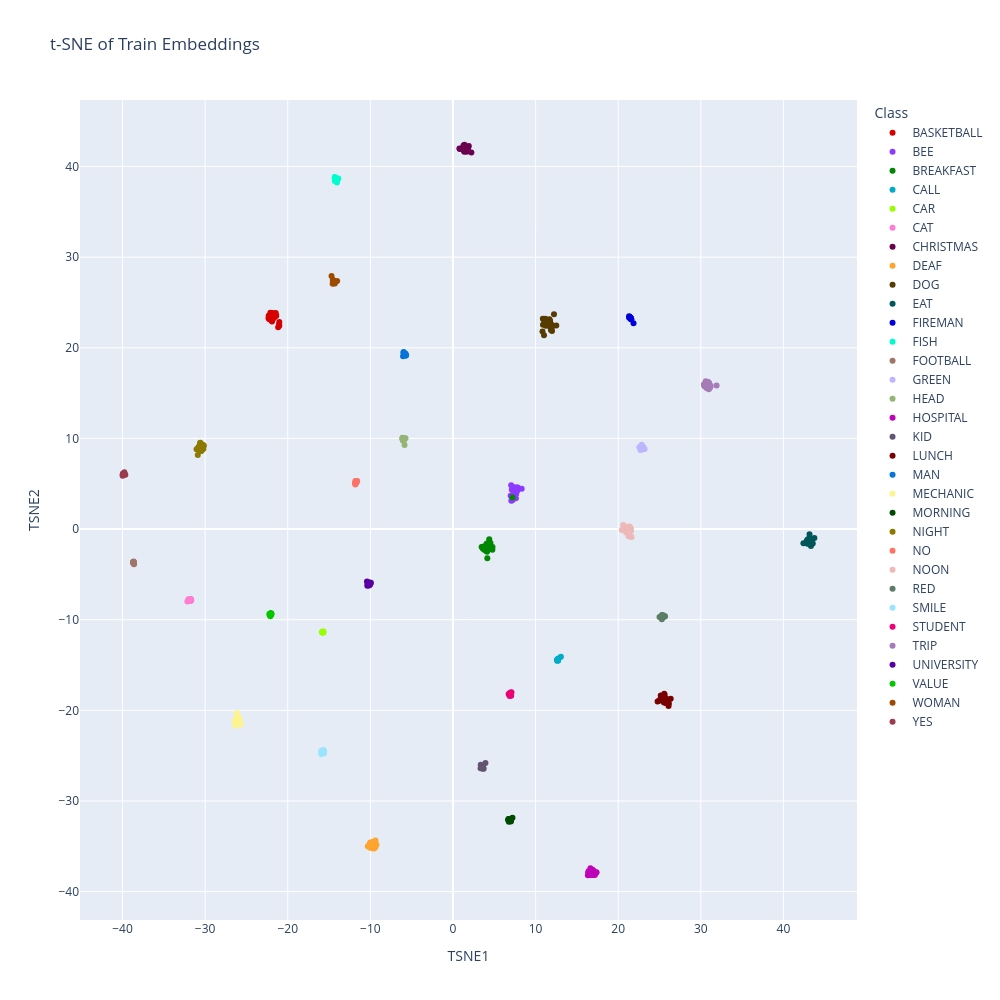

Write notebook code for a chart like this one.
### Code cell
embeddings = train["embeddings"]
labels = train["labels"]
id_to_label = train["id_to_label"]

class_names = [id_to_label[label] for label in labels]

tsne = TSNE(
    n_components=2,
    perplexity=30,
    learning_rate="auto",
    init="pca",
    random_state=42
)

embeddings_2d = tsne.fit_transform(embeddings)

df = pd.DataFrame({
    "TSNE1": embeddings_2d[:, 0],
    "TSNE2": embeddings_2d[:, 1],
    "Class": class_names
})

palette_32 = cc.glasbey[:32]

fig = px.scatter(
    df,
    x="TSNE1",
    y="TSNE2",
    color="Class",
    title="t-SNE of Train Embeddings",
    width=1000,
    height=1000,
    color_discrete_sequence=palette_32
)

fig.show()

### Figure 1 — Plotly figure (JSON) as saved in the notebook; plotly's stock layout.template omitted (floating-point values rounded to 4 significant figures)
{"data": [{"hovertemplate": "Class=BASKETBALL<br>TSNE1=%{x}<br>TSNE2=%{y}<extra></extra>", "legendgroup": "BASKETBALL", "marker": {"color": "#d60000", "symbol": "circle"}, "mode": "markers", "name": "BASKETBALL", "orientation": "v", "showlegend": true, "type": "scatter", "x": [-21.03, -21.69, -21.64, -22.33, -22.0, -22.31, -21.03, -21.79, -21.87, -22.23, -21.75, -22.08, -21.68, -22.05, -21.81, -21.56, -21.93, -22.1, -21.97, -21.97, -21.91, -21.39, -21.78, -21.05, -21.16, -22.1, -21.69, -22.0, -21.78, -21.88, -22.21, -21.56, -21.42, -21.47], "xaxis": "x", "y": [22.44, 23.43, 23.37, 23.27, 23.07, 23.53, 22.84, 23.75, 23.53, 23.16, 23.24, 23.29, 23.78, 23.38, 23.75, 23.74, 23.84, 23.88, 23.48, 23.72, 22.89, 23.53, 23.45, 22.59, 22.26, 23.64, 23.65, 23.03, 23.53, 23.14, 23.37, 23.43, 23.62, 23.85], "yaxis": "y"}, {"hovertemplate": "Class=BEE<br>TSNE1=%{x}<br>TSNE2=%{y}<extra></extra>", "legendgroup": "BEE", "marker": {"color": "#8c3bff", "symbol": "circle"}, "mode": "markers", "name": "BEE", "orientation": "v", "showlegend": true, "type": "scatter", "x": [7.043, 7.058, 7.576, 7.7, 8.311, 7.411, 7.617, 7.474, 7.72, 7.29, 7.523, 7.614, 7.654, 7.432, 7.186, 7.258, 7.379, 7.285, 7.377, 7.317, 7.848, 7.385, 7.567, 7.792, 7.745, 7.346, 7.114, 7.528, 6.981, 7.627], "xaxis": "x", "y": [4.832, 3.135, 4.149, 4.205, 4.451, 3.364, 4.146, 4.174, 4.448, 3.807, 4.325, 3.396, 3.891, 4.029, 3.17, 4.645, 4.028, 3.691, 4.386, 3.716, 4.563, 3.789, 4.417, 4.257, 4.611, 4.591, 4.325, 4.469, 3.672, 4.52], "yaxis": "y"}, {"hovertemplate": "Class=BREAKFAST<br>TSNE1=%{x}<br>TSNE2=%{y}<extra></extra>", "legendgroup": "BREAKFAST", "marker": {"color": "#018700", "symbol": "circle"}, "mode": "markers", "name": "BREAKFAST", "orientation": "v", "showlegend": true, "type": "scatter", "x": [3.88, 4.253, 3.634, 4.388, 7.208, 3.677, 4.17, 4.018, 4.385, 4.107, 4.067, 4.136, 3.58, 4.536, 4.103, 3.465, 4.158, 4.184, 4.112, 4.104, 4.783, 4.767, 3.813, 3.643, 4.071, 3.653, 4.269, 4.123, 4.361, 4.079], "xaxis": "x", "y": [-2.041, -2.088, -2.18, -1.776, 3.473, -1.963, -2.184, -1.716, -1.12, -2.497, -2.247, -2.276, -1.962, -1.545, -1.581, -1.977, -3.222, -2.195, -2.256, -2.384, -1.979, -2.291, -2.306, -2.025, -2.411, -2.159, -2.279, -2.25, -1.966, -2.218], "yaxis": "y"}, {"hovertemplate": "Class=CALL<br>TSNE1=%{x}<br>TSNE2=%{y}<extra></extra>", "legendgroup": "CALL", "marker": {"color": "#00acc6", "symbol": "circle"}, "mode": "markers", "name": "CALL", "orientation": "v", "showlegend": true, "type": "scatter", "x": [12.68, 12.66, 12.81, 12.64, 12.64, 12.66, 12.67, 12.67, 12.66, 12.64, 12.69, 12.72, 12.65, 12.66, 12.66, 12.7, 12.66, 12.65, 13.07, 12.66, 12.6, 12.66], "xaxis": "x", "y": [-14.36, -14.39, -14.24, -14.43, -14.4, -14.4, -14.38, -14.39, -14.39, -14.39, -14.38, -14.53, -14.4, -14.4, -14.41, -14.35, -14.4, -14.41, -14.09, -14.4, -14.54, -14.39], "yaxis": "y"}, {"hovertemplate": "Class=CAR<br>TSNE1=%{x}<br>TSNE2=%{y}<extra></extra>", "legendgroup": "CAR", "marker": {"color": "#97ff00", "symbol": "circle"}, "mode": "markers", "name": "CAR", "orientation": "v", "showlegend": true, "type": "scatter", "x": [-15.72, -15.74, -15.75, -15.73, -15.83, -15.86, -15.71, -15.73, -15.72, -15.72, -15.76, -15.74, -15.77, -15.72, -15.74, -15.73, -15.71, -15.74, -15.71, -15.73, -15.7, -15.78], "xaxis": "x", "y": [-11.35, -11.38, -11.38, -11.34, -11.4, -11.37, -11.29, -11.35, -11.33, -11.35, -11.37, -11.4, -11.4, -11.36, -11.35, -11.38, -11.35, -11.38, -11.38, -11.33, -11.39, -11.34], "yaxis": "y"}, {"hovertemplate": "Class=CAT<br>TSNE1=%{x}<br>TSNE2=%{y}<extra></extra>", "legendgroup": "CAT", "marker": {"color": "#ff7ed1", "symbol": "circle"}, "mode": "markers", "name": "CAT", "orientation": "v", "showlegend": true, "type": "scatter", "x": [-31.83, -31.77, -31.83, -31.7, -31.76, -31.9, -31.78, -31.77, -31.82, -31.78, -32.03, -31.79, -31.73, -31.69, -31.74, -31.76, -31.88, -31.84, -31.87, -31.85, -31.75, -31.74, -31.84, -32.16], "xaxis": "x", "y": [-7.809, -7.831, -7.904, -7.847, -7.753, -7.836, -7.705, -7.757, -7.874, -7.926, -7.756, -7.944, -7.793, -7.828, -7.772, -7.779, -7.871, -7.807, -7.795, -7.938, -7.852, -7.768, -7.792, -7.991], "yaxis": "y"}, {"hovertemplate": "Class=CHRISTMAS<br>TSNE1=%{x}<br>TSNE2=%{y}<extra></extra>", "legendgroup": "CHRISTMAS", "marker": {"color": "#6b004f", "symbol": "circle"}, "mode": "markers", "name": "CHRISTMAS", "orientation": "v", "showlegend": true, "type": "scatter", "x": [0.7754, 1.838, 1.607, 2.228, 1.51, 1.307, 1.393, 1.359, 1.288, 1.412, 0.8294, 1.104, 1.797, 1.476, 1.349, 1.274, 1.914, 1.271, 1.407, 1.447, 1.393, 1.33, 1.659, 1.779, 1.585, 1.315, 1.696, 1.463, 1.49, 1.37], "xaxis": "x", "y": [42.0, 42.07, 42.14, 41.54, 41.78, 42.15, 42.02, 41.63, 41.9, 41.79, 41.93, 42.0, 42.06, 41.73, 42.13, 41.96, 42.26, 42.32, 41.9, 41.71, 42.4, 41.78, 41.63, 42.1, 42.1, 42.11, 42.14, 42.12, 41.73, 41.7], "yaxis": "y"}, {"hovertemplate": "Class=DEAF<br>TSNE1=%{x}<br>TSNE2=%{y}<extra></extra>", "legendgroup": "DEAF", "marker": {"color": "#ffa52f", "symbol": "circle"}, "mode": "markers", "name": "DEAF", "orientation": "v", "showlegend": true, "type": "scatter", "x": [-9.644, -9.967, -9.339, -9.739, -9.908, -9.567, -9.825, -9.263, -9.584, -9.544, -9.826, -10.01, -9.917, -9.759, -10.1, -10.31, -9.909, -9.393, -10.1, -10.01, -9.386, -9.708, -9.727, -9.692, -9.659, -9.805, -9.755, -9.765, -9.826, -9.633], "xaxis": "x", "y": [-35.13, -34.86, -34.81, -35.07, -34.76, -35.09, -35.15, -34.84, -34.56, -35.25, -34.71, -34.58, -34.79, -35.21, -34.74, -35.0, -35.14, -35.12, -35.07, -35.15, -34.37, -35.08, -34.64, -34.9, -34.56, -35.11, -35.09, -34.53, -35.11, -34.58], "yaxis": "y"}, {"hovertemplate": "Class=DOG<br>TSNE1=%{x}<br>TSNE2=%{y}<extra></extra>", "legendgroup": "DOG", "marker": {"color": "#573b00", "symbol": "circle"}, "mode": "markers", "name": "DOG", "orientation": "v", "showlegend": true, "type": "scatter", "x": [11.54, 11.8, 12.06, 12.5, 11.3, 11.59, 11.66, 11.74, 11.38, 11.22, 11.83, 11.31, 11.13, 11.83, 11.67, 11.66, 11.46, 11.05, 11.36, 10.89, 11.8, 10.88, 11.8, 11.99, 11.74, 11.18, 10.84, 11.86, 11.64, 11.65, 11.94, 11.02, 12.22, 11.54, 11.59], "xaxis": "x", "y": [22.73, 22.68, 22.42, 22.46, 22.65, 22.77, 23.15, 22.87, 22.7, 22.45, 22.58, 22.85, 22.61, 22.66, 22.7, 23.02, 22.82, 22.97, 22.5, 22.53, 22.45, 23.19, 22.52, 21.85, 23.01, 23.21, 21.79, 21.96, 22.41, 22.73, 22.19, 21.39, 23.69, 22.7, 22.8], "yaxis": "y"}, {"hovertemplate": "Class=EAT<br>TSNE1=%{x}<br>TSNE2=%{y}<extra></extra>", "legendgroup": "EAT", "marker": {"color": "#005659", "symbol": "circle"}, "mode": "markers", "name": "EAT", "orientation": "v", "showlegend": true, "type": "scatter", "x": [43.1, 43.33, 42.85, 43.43, 43.75, 42.88, 42.78, 42.85, 43.4, 43.4, 43.55, 42.82, 43.16, 43.28, 43.48, 43.34, 43.06, 42.97, 43.45, 42.42, 43.28, 43.15, 43.01, 43.13, 43.26, 43.01, 42.89, 42.99, 43.1, 43.27], "xaxis": "x", "y": [-1.23, -1.868, -1.24, -1.48, -0.9735, -1.586, -1.559, -1.482, -1.305, -1.198, -1.586, -1.359, -0.5785, -1.36, -1.509, -1.136, -1.335, -1.295, -1.151, -1.578, -1.429, -1.162, -1.511, -1.36, -1.645, -1.633, -1.299, -1.108, -1.229, -1.192], "yaxis": "y"}, {"hovertemplate": "Class=FIREMAN<br>TSNE1=%{x}<br>TSNE2=%{y}<extra></extra>", "legendgroup": "FIREMAN", "marker": {"color": "#0000dd", "symbol": "circle"}, "mode": "markers", "name": "FIREMAN", "orientation": "v", "showlegend": true, "type": "scatter", "x": [21.44, 21.85, 21.37, 21.55, 21.43, 21.57, 21.58, 21.32, 21.44, 21.33, 21.45, 21.49, 21.46, 21.39, 21.49, 21.46, 21.52, 21.54, 21.51, 21.5, 21.56, 21.45, 21.37], "xaxis": "x", "y": [23.33, 22.71, 23.4, 23.14, 23.34, 23.14, 23.14, 23.48, 23.3, 23.33, 23.3, 23.26, 23.3, 23.33, 23.29, 23.3, 23.23, 23.21, 23.24, 23.25, 23.2, 23.33, 23.42], "yaxis": "y"}, {"hovertemplate": "Class=FISH<br>TSNE1=%{x}<br>TSNE2=%{y}<extra></extra>", "legendgroup": "FISH", "marker": {"color": "#00fdcf", "symbol": "circle"}, "mode": "markers", "name": "FISH", "orientation": "v", "showlegend": true, "type": "scatter", "x": [-14.2, -14.27, -13.88, -13.97, -14.05, -14.32, -14.24, -14.24, -14.05, -14.29, -14.31, -14.23, -14.26, -14.29, -14.21, -14.22, -14.24, -14.24, -14.3, -14.27, -14.26, -14.3, -14.23, -14.26], "xaxis": "x", "y": [38.64, 38.62, 38.67, 38.64, 38.24, 38.71, 38.61, 38.63, 38.38, 38.54, 38.84, 38.71, 38.64, 38.68, 38.64, 38.64, 38.67, 38.65, 38.41, 38.65, 38.65, 38.7, 38.63, 38.66], "yaxis": "y"}, {"hovertemplate": "Class=FOOTBALL<br>TSNE1=%{x}<br>TSNE2=%{y}<extra></extra>", "legendgroup": "FOOTBALL", "marker": {"color": "#a17569", "symbol": "circle"}, "mode": "markers", "name": "FOOTBALL", "orientation": "v", "showlegend": true, "type": "scatter", "x": [-38.67, -38.67, -38.69, -38.63, -38.6, -38.69, -38.69, -38.63, -38.64, -38.63, -38.65, -38.65, -38.65, -38.64, -38.66, -38.62, -38.69, -38.64, -38.69, -38.68, -38.63, -38.72, -38.64], "xaxis": "x", "y": [-3.646, -3.739, -3.676, -3.712, -3.796, -3.677, -3.679, -3.747, -3.73, -3.749, -3.725, -3.742, -3.731, -3.718, -3.588, -3.876, -3.64, -3.731, -3.723, -3.718, -3.759, -3.661, -3.774], "yaxis": "y"}, {"hovertemplate": "Class=GREEN<br>TSNE1=%{x}<br>TSNE2=%{y}<extra></extra>", "legendgroup": "GREEN", "marker": {"color": "#bcb6ff", "symbol": "circle"}, "mode": "markers", "name": "GREEN", "orientation": "v", "showlegend": true, "type": "scatter", "x": [22.84, 22.97, 22.96, 22.98, 22.91, 22.95, 22.91, 22.69, 22.92, 22.91, 22.96, 22.96, 23.0, 22.95, 22.88, 22.55, 22.82, 22.93, 22.94, 22.74, 23.2, 22.98, 23.01, 22.96], "xaxis": "x", "y": [9.307, 9.051, 9.057, 9.004, 9.005, 8.96, 8.912, 8.729, 9.055, 8.951, 8.86, 8.796, 9.058, 8.88, 9.026, 9.024, 9.14, 8.847, 9.134, 9.067, 8.822, 9.005, 8.817, 8.862], "yaxis": "y"}, {"hovertemplate": "Class=HEAD<br>TSNE1=%{x}<br>TSNE2=%{y}<extra></extra>", "legendgroup": "HEAD", "marker": {"color": "#95b577", "symbol": "circle"}, "mode": "markers", "name": "HEAD", "orientation": "v", "showlegend": true, "type": "scatter", "x": [-5.993, -6.055, -6.092, -6.015, -6.004, -6.004, -6.086, -5.919, -6.047, -6.028, -6.042, -6.029, -6.094, -6.035, -6.128, -6.011, -5.836, -5.865, -5.75, -6.011, -6.112, -6.033, -6.025, -6.037], "xaxis": "x", "y": [9.773, 9.947, 10.04, 9.956, 9.823, 9.939, 9.888, 9.855, 9.944, 9.944, 9.94, 9.874, 9.976, 9.86, 9.943, 10.01, 10.01, 9.275, 10.01, 9.772, 10.07, 10.03, 9.942, 9.747], "yaxis": "y"}, {"hovertemplate": "Class=HOSPITAL<br>TSNE1=%{x}<br>TSNE2=%{y}<extra></extra>", "legendgroup": "HOSPITAL", "marker": {"color": "#bf03b8", "symbol": "circle"}, "mode": "markers", "name": "HOSPITAL", "orientation": "v", "showlegend": true, "type": "scatter", "x": [16.97, 16.5, 16.65, 16.85, 16.72, 16.88, 16.53, 16.61, 16.61, 16.74, 16.55, 16.59, 16.62, 16.59, 16.42, 17.17, 16.84, 16.51, 16.33, 16.63, 17.36, 17.36, 16.45, 16.64, 17.18, 16.98, 16.59, 16.37, 16.61, 16.61], "xaxis": "x", "y": [-37.65, -38.06, -37.72, -38.04, -37.89, -37.58, -38.03, -38.09, -37.79, -38.18, -37.99, -38.06, -38.1, -38.13, -37.8, -38.17, -37.8, -38.11, -38.2, -37.81, -37.89, -37.86, -37.72, -37.42, -38.06, -38.17, -37.83, -37.87, -37.78, -38.15], "yaxis": "y"}, {"hovertemplate": "Class=KID<br>TSNE1=%{x}<br>TSNE2=%{y}<extra></extra>", "legendgroup": "KID", "marker": {"color": "#645474", "symbol": "circle"}, "mode": "markers", "name": "KID", "orientation": "v", "showlegend": true, "type": "scatter", "x": [3.614, 3.653, 3.645, 3.609, 3.6, 3.616, 3.608, 3.61, 3.6, 3.594, 3.714, 3.636, 3.608, 3.613, 3.643, 3.63, 3.628, 3.356, 3.499, 3.625, 3.52, 3.338, 3.927], "xaxis": "x", "y": [-26.36, -26.33, -26.34, -26.35, -26.37, -26.38, -26.34, -26.34, -26.37, -26.38, -26.44, -26.4, -26.38, -26.21, -26.37, -26.32, -26.35, -25.99, -26.25, -26.34, -26.43, -26.4, -25.82], "yaxis": "y"}, {"hovertemplate": "Class=LUNCH<br>TSNE1=%{x}<br>TSNE2=%{y}<extra></extra>", "legendgroup": "LUNCH", "marker": {"color": "#790000", "symbol": "circle"}, "mode": "markers", "name": "LUNCH", "orientation": "v", "showlegend": true, "type": "scatter", "x": [25.76, 25.92, 25.09, 26.35, 25.56, 24.9, 25.61, 25.15, 25.81, 25.84, 25.54, 25.96, 25.74, 24.77, 25.75, 26.1, 25.99, 25.57, 25.83, 25.84, 25.79, 25.77, 25.82, 26.05, 25.77, 26.13, 25.74, 25.97, 25.92], "xaxis": "x", "y": [-19.15, -19.02, -18.77, -18.72, -19.1, -18.98, -18.29, -18.36, -18.99, -19.03, -19.14, -19.17, -18.94, -19.03, -18.94, -19.51, -19.2, -18.17, -19.17, -18.91, -18.96, -19.17, -18.98, -19.09, -18.67, -19.26, -18.96, -19.15, -18.94], "yaxis": "y"}, {"hovertemplate": "Class=MAN<br>TSNE1=%{x}<br>TSNE2=%{y}<extra></extra>", "legendgroup": "MAN", "marker": {"color": "#0774d8", "symbol": "circle"}, "mode": "markers", "name": "MAN", "orientation": "v", "showlegend": true, "type": "scatter", "x": [-5.94, -5.794, -5.753, -5.902, -6.044, -5.815, -5.786, -5.871, -5.8, -5.893, -6.003, -5.895, -5.747, -5.939, -5.872, -5.97, -5.914, -5.911, -5.675, -5.728, -5.807, -5.86, -5.848, -5.72], "xaxis": "x", "y": [19.3, 19.2, 19.12, 19.39, 19.07, 19.29, 19.19, 19.37, 19.37, 19.27, 19.49, 19.34, 19.23, 19.36, 19.3, 19.53, 19.38, 19.37, 19.18, 19.32, 19.29, 19.24, 19.3, 19.19], "yaxis": "y"}, {"hovertemplate": "Class=MECHANIC<br>TSNE1=%{x}<br>TSNE2=%{y}<extra></extra>", "legendgroup": "MECHANIC", "marker": {"color": "#fdf490", "symbol": "circle"}, "mode": "markers", "name": "MECHANIC", "orientation": "v", "showlegend": true, "type": "scatter", "x": [-26.07, -26.26, -26.24, -26.31, -26.16, -26.28, -25.71, -26.17, -25.89, -26.25, -25.85, -26.16, -26.0, -26.32, -26.36, -26.31, -26.28, -25.91, -26.05, -25.95, -25.97, -26.0, -26.26, -26.11, -25.85, -25.91, -25.88, -25.83, -26.43, -26.37], "xaxis": "x", "y": [-20.73, -21.08, -21.32, -21.2, -21.4, -21.09, -21.58, -20.29, -21.12, -21.39, -21.38, -20.86, -21.31, -20.95, -21.7, -21.16, -21.31, -20.89, -20.82, -21.09, -21.35, -21.11, -21.5, -21.13, -21.08, -21.32, -20.79, -20.96, -21.17, -21.15], "yaxis": "y"}, {"hovertemplate": "Class=MORNING<br>TSNE1=%{x}<br>TSNE2=%{y}<extra></extra>", "legendgroup": "MORNING", "marker": {"color": "#004b00", "symbol": "circle"}, "mode": "markers", "name": "MORNING", "orientation": "v", "showlegend": true, "type": "scatter", "x": [6.896, 7.001, 6.728, 6.941, 6.713, 6.839, 6.944, 6.924, 6.937, 6.705, 6.737, 6.903, 6.909, 6.916, 6.734, 6.958, 7.004, 6.857, 6.974, 6.748, 7.201, 6.763, 6.993, 7.012], "xaxis": "x", "y": [-32.19, -32.0, -32.03, -32.18, -32.16, -32.15, -32.07, -32.12, -32.07, -32.02, -32.14, -32.18, -32.15, -32.09, -32.1, -32.14, -32.28, -32.19, -32.21, -32.0, -31.86, -32.28, -32.15, -31.97], "yaxis": "y"}, {"hovertemplate": "Class=NIGHT<br>TSNE1=%{x}<br>TSNE2=%{y}<extra></extra>", "legendgroup": "NIGHT", "marker": {"color": "#8e7900", "symbol": "circle"}, "mode": "markers", "name": "NIGHT", "orientation": "v", "showlegend": true, "type": "scatter", "x": [-30.77, -30.8, -30.37, -30.73, -30.62, -30.54, -30.61, -30.15, -30.8, -30.41, -30.42, -30.62, -30.48, -30.46, -30.25, -30.61, -30.65, -30.49, -30.46, -30.39, -30.72, -30.59, -30.81, -30.22, -30.55, -30.89, -30.77, -31.04, -30.53, -30.89], "xaxis": "x", "y": [9.027, 8.99, 8.905, 9.028, 8.824, 8.88, 9.479, 9.201, 9.023, 9.352, 8.779, 8.666, 9.061, 8.617, 9.28, 8.778, 9.118, 9.035, 8.627, 8.976, 9.139, 9.528, 8.967, 8.823, 8.748, 8.913, 8.829, 8.814, 9.271, 8.183], "yaxis": "y"}, {"hovertemplate": "Class=NO<br>TSNE1=%{x}<br>TSNE2=%{y}<extra></extra>", "legendgroup": "NO", "marker": {"color": "#ff7266", "symbol": "circle"}, "mode": "markers", "name": "NO", "orientation": "v", "showlegend": true, "type": "scatter", "x": [-11.79, -11.79, -11.75, -11.74, -11.82, -11.77, -11.63, -11.82, -11.76, -11.74, -11.8, -11.78, -11.76, -11.8, -11.65, -11.79, -11.82, -11.84, -11.8, -11.8, -11.78, -11.78, -11.6], "xaxis": "x", "y": [5.052, 5.061, 5.221, 5.161, 4.93, 5.135, 5.293, 5.298, 5.105, 5.187, 5.064, 5.085, 5.127, 5.053, 5.268, 5.041, 5.108, 5.034, 5.098, 5.071, 5.08, 5.053, 5.263], "yaxis": "y"}, {"hovertemplate": "Class=NOON<br>TSNE1=%{x}<br>TSNE2=%{y}<extra></extra>", "legendgroup": "NOON", "marker": {"color": "#edb8b8", "symbol": "circle"}, "mode": "markers", "name": "NOON", "orientation": "v", "showlegend": true, "type": "scatter", "x": [20.86, 21.35, 21.5, 21.41, 21.07, 20.61, 21.12, 20.43, 21.54, 21.46, 21.53, 21.25, 21.13, 21.09, 21.02, 21.34, 21.4, 21.23, 20.96, 21.15, 21.41, 21.4, 21.26, 21.26, 21.39, 21.62, 21.36, 21.11, 21.29], "xaxis": "x", "y": [-0.203, -0.08377, -0.1792, -0.1519, -0.2073, 0.4598, 0.1324, -0.1051, 0.06826, -0.1001, -0.2024, -0.3503, 0.02133, 0.02346, 0.06896, -0.4049, -0.06667, -0.4176, -0.3836, 0.2502, -0.28, 0.03088, -0.03556, -0.7869, 0.2688, -0.8652, -0.05038, -0.009648, -0.2874], "yaxis": "y"}, {"hovertemplate": "Class=RED<br>TSNE1=%{x}<br>TSNE2=%{y}<extra></extra>", "legendgroup": "RED", "marker": {"color": "#5d7e66", "symbol": "circle"}, "mode": "markers", "name": "RED", "orientation": "v", "showlegend": true, "type": "scatter", "x": [25.64, 25.42, 25.49, 25.44, 25.25, 25.66, 25.28, 25.42, 25.53, 25.55, 25.42, 25.31, 25.49, 25.44, 25.4, 25.41, 25.5, 25.28, 25.32, 25.46, 25.0, 25.37, 25.41, 25.4], "xaxis": "x", "y": [-9.606, -9.672, -9.612, -9.628, -9.551, -9.66, -9.732, -9.589, -9.613, -9.616, -9.61, -9.495, -9.599, -9.698, -9.584, -9.575, -9.641, -9.95, -9.632, -9.639, -9.704, -9.49, -9.668, -9.687], "yaxis": "y"}, {"hovertemplate": "Class=SMILE<br>TSNE1=%{x}<br>TSNE2=%{y}<extra></extra>", "legendgroup": "SMILE", "marker": {"color": "#9ae4ff", "symbol": "circle"}, "mode": "markers", "name": "SMILE", "orientation": "v", "showlegend": true, "type": "scatter", "x": [-15.81, -15.85, -15.82, -15.79, -15.87, -15.87, -15.79, -15.89, -15.76, -15.83, -15.8, -15.64, -15.86, -15.8, -15.6, -15.78, -15.85, -15.93, -15.86, -15.68, -15.95, -15.9, -15.88, -15.81], "xaxis": "x", "y": [-24.44, -24.58, -24.53, -24.51, -24.61, -24.54, -24.42, -24.62, -24.51, -24.67, -24.46, -24.41, -24.54, -24.67, -24.73, -24.64, -24.48, -24.84, -24.54, -24.48, -24.48, -24.63, -24.59, -24.62], "yaxis": "y"}, {"hovertemplate": "Class=STUDENT<br>TSNE1=%{x}<br>TSNE2=%{y}<extra></extra>", "legendgroup": "STUDENT", "marker": {"color": "#eb0077", "symbol": "circle"}, "mode": "markers", "name": "STUDENT", "orientation": "v", "showlegend": true, "type": "scatter", "x": [7.076, 6.992, 6.999, 6.735, 6.934, 6.916, 7.024, 6.913, 6.908, 6.942, 6.922, 6.958, 6.945, 6.943, 6.849, 6.8, 6.854, 6.966, 6.91, 6.936, 7.038, 6.968, 6.942], "xaxis": "x", "y": [-18.02, -18.24, -18.31, -18.2, -18.24, -18.06, -18.32, -18.19, -18.19, -18.26, -18.27, -18.22, -18.21, -18.23, -18.26, -18.22, -18.43, -18.07, -18.23, -18.21, -18.38, -18.27, -18.28], "yaxis": "y"}, {"hovertemplate": "Class=TRIP<br>TSNE1=%{x}<br>TSNE2=%{y}<extra></extra>", "legendgroup": "TRIP", "marker": {"color": "#a57bb8", "symbol": "circle"}, "mode": "markers", "name": "TRIP", "orientation": "v", "showlegend": true, "type": "scatter", "x": [30.97, 30.71, 30.57, 31.91, 31.04, 31.07, 30.4, 30.6, 30.97, 31.14, 30.9, 30.91, 31.12, 30.91, 30.99, 30.87, 30.84, 30.83, 30.44, 30.93, 30.4, 30.85, 30.42, 30.69, 30.68, 30.7, 30.92, 30.73, 30.79, 30.73, 31.19], "xaxis": "x", "y": [16.04, 15.6, 15.86, 15.84, 15.94, 15.6, 15.97, 16.3, 15.41, 15.64, 15.77, 15.62, 15.77, 15.94, 16.1, 16.22, 15.62, 16.19, 15.76, 16.11, 15.89, 15.98, 15.96, 15.77, 16.15, 15.56, 16.18, 16.09, 15.62, 15.66, 15.82], "yaxis": "y"}, {"hovertemplate": "Class=UNIVERSITY<br>TSNE1=%{x}<br>TSNE2=%{y}<extra></extra>", "legendgroup": "UNIVERSITY", "marker": {"color": "#5900a3", "symbol": "circle"}, "mode": "markers", "name": "UNIVERSITY", "orientation": "v", "showlegend": true, "type": "scatter", "x": [-10.01, -10.37, -10.02, -10.1, -10.06, -10.09, -9.941, -10.16, -10.13, -10.18, -10.21, -10.1, -10.11, -10.15, -10.26, -10.25, -10.33, -10.09, -10.32, -10.24, -10.41, -10.26, -10.1, -10.17], "xaxis": "x", "y": [-6.058, -6.248, -6.009, -6.046, -6.101, -5.893, -5.93, -6.066, -6.044, -6.019, -6.1, -6.024, -6.05, -6.218, -6.1, -6.0, -5.858, -6.166, -6.103, -6.121, -5.797, -6.163, -6.054, -5.996], "yaxis": "y"}, {"hovertemplate": "Class=VALUE<br>TSNE1=%{x}<br>TSNE2=%{y}<extra></extra>", "legendgroup": "VALUE", "marker": {"color": "#03c600", "symbol": "circle"}, "mode": "markers", "name": "VALUE", "orientation": "v", "showlegend": true, "type": "scatter", "x": [-22.08, -22.19, -22.03, -22.07, -22.02, -22.02, -21.98, -22.12, -22.11, -22.11, -22.18, -22.23, -22.07, -22.14, -22.08, -22.12, -22.09, -21.98, -22.12, -22.13, -22.0, -22.06, -22.14], "xaxis": "x", "y": [-9.376, -9.479, -9.318, -9.286, -9.32, -9.434, -9.403, -9.361, -9.631, -9.351, -9.461, -9.369, -9.382, -9.341, -9.39, -9.518, -9.322, -9.341, -9.413, -9.398, -9.365, -9.426, -9.438], "yaxis": "y"}, {"hovertemplate": "Class=WOMAN<br>TSNE1=%{x}<br>TSNE2=%{y}<extra></extra>", "legendgroup": "WOMAN", "marker": {"color": "#9e4b00", "symbol": "circle"}, "mode": "markers", "name": "WOMAN", "orientation": "v", "showlegend": true, "type": "scatter", "x": [-14.47, -14.46, -14.45, -14.39, -14.47, -14.02, -14.3, -14.45, -14.56, -14.51, -14.41, -14.54, -14.41, -14.35, -14.44, -14.46, -14.46, -14.47, -14.43, -14.47, -14.7, -14.42, -14.49, -14.55], "xaxis": "x", "y": [27.39, 27.34, 27.31, 27.22, 27.28, 27.38, 27.1, 27.27, 27.08, 27.3, 27.25, 27.51, 27.26, 27.24, 27.31, 27.28, 27.34, 27.31, 27.33, 27.29, 27.93, 27.33, 27.27, 27.29], "yaxis": "y"}, {"hovertemplate": "Class=YES<br>TSNE1=%{x}<br>TSNE2=%{y}<extra></extra>", "legendgroup": "YES", "marker": {"color": "#9c3b4f", "symbol": "circle"}, "mode": "markers", "name": "YES", "orientation": "v", "showlegend": true, "type": "scatter", "x": [-39.95, -39.89, -39.81, -39.81, -39.98, -39.9, -39.83, -39.82, -39.92, -39.87, -39.78, -39.84, -39.89, -39.92, -39.86, -39.8, -39.66, -39.84, -39.77, -39.87, -39.86, -40.0, -39.86], "xaxis": "x", "y": [6.093, 6.0, 6.088, 6.079, 6.037, 5.975, 6.056, 6.046, 6.126, 6.018, 6.275, 6.074, 6.037, 6.017, 6.017, 6.054, 6.002, 6.049, 6.085, 6.058, 6.055, 5.88, 6.018], "yaxis": "y"}], "layout": {"height": 1000, "legend": {"title": {"text": "Class"}, "tracegroupgap": 0}, "title": {"text": "t-SNE of Train Embeddings"}, "width": 1000, "xaxis": {"anchor": "y", "domain": [0, 1], "title": {"text": "TSNE1"}}, "yaxis": {"anchor": "x", "domain": [0, 1], "title": {"text": "TSNE2"}}}}
